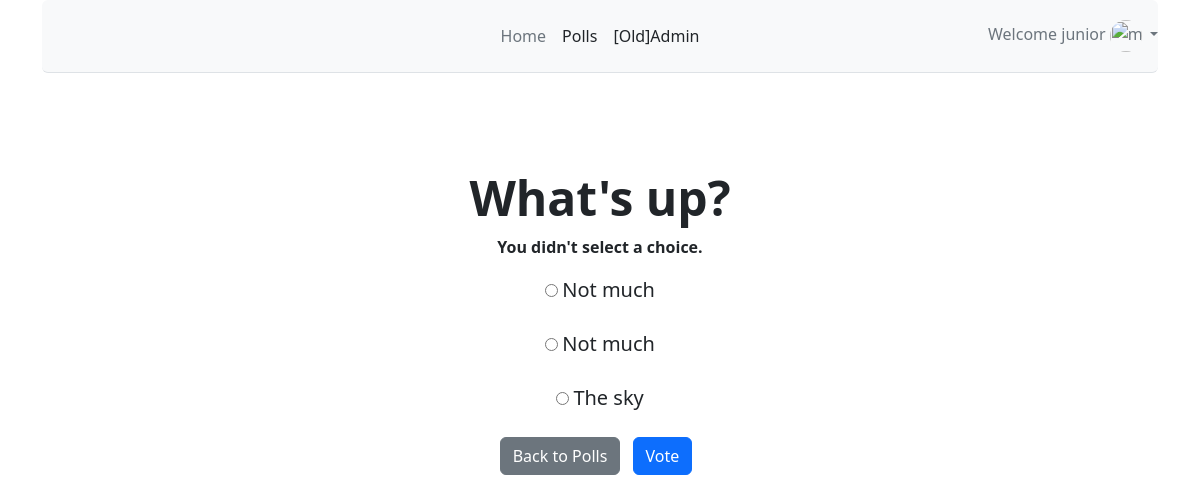
/polls/1/vote/ (signed in), run on the app's committed database.
### polls/models.py (models this page shows, shortened)
class Question(models.Model):
    question_text = models.CharField(max_length=200)
    pub_date = models.DateTimeField('date published')

class Choice(models.Model):
    question = models.ForeignKey(Question, on_delete=models.CASCADE)
    choice_text = models.CharField(max_length=200)
    votes = models.IntegerField(default=0)

### polls/views.py (the view)
# urls.py: path('<int:question_id>/vote/', views.vote, name='vote'),
def vote(request, question_id):
    question = get_object_or_404(Question, pk=question_id)
    try:
        selected_choice = question.choice_set.get(pk=request.POST['choice'])
    except (KeyError, Choice.DoesNotExist):
        return render(request, 'polls/detail.html', {
            'question': question,
            'error_message': "You didn't select a choice.",
        })
    else:
        selected_choice.votes += 1
        selected_choice.save()
        return HttpResponseRedirect(reverse('polls:results', args=(question.id,)))

### templates/polls/detail.html (shortened to what this page needs)
{% extends 'base.html' %}
{% block content %}
    <div class="px-4 py-5 my-5 text-center">
    <h1 class="display-5 fw-bold">{{ question.question_text }}</h1>
    <div class="col-lg-6 mx-auto">
    <form action="{% url 'polls:vote' question.id %}" method="post">
<fieldset>
    {% if error_message %}<p><strong>{{ error_message }}</strong></p>{% endif %}
    {% for choice in question.choice_set.all %}
        <input type="radio" name="choice" id="choice{{ forloop.counter }}" value="{{ choice.id }}" class="lead mb-4">
        <label for="choice{{ forloop.counter }}" class="lead mb-4">{{ choice.choice_text }}</label><br>
    {% endfor %}
</fieldset>
        <a href="/polls" class="btn btn-secondary me-2">Back to Polls</a>
        <input type="submit" value="Vote" class="btn btn-primary me-2">
</form>
    </div>
    </div>
{% endblock %}

### templates/base.html (shortened to what this page needs)
<html lang="en"><head>
    <link href="https://cdn.jsdelivr.net/npm/bootstrap@5.2.2/dist/css/bootstrap.min.css" rel="stylesheet">
  </head>
  <body>
<main>
  <div class="container">
    <header class="d-flex flex-wrap align-items-center justify-content-center justify-content-md-between py-3 mb-4 border-bottom bg-light rounded">
      <a href="/" class="d-flex align-items-center col-md-3 mb-2 mb-md-0 text-dark text-decoration-none">
        <svg class="bi me-2" width="40" height="32" role="img" aria-label="Bootstrap"><use xlink:href="#bootstrap"></use></svg>
      </a>
      <ul class="nav col-12 col-md-auto mb-2 justify-content-center mb-md-0">
            <li><a href="/" class="nav-link px-2 link-secondary">Home</a></li>
            {% if user.is_authenticated %}
              <li><a href="/polls" class="nav-link px-2 link-dark">Polls</a></li>
              <li><a href="/admin" class="nav-link px-2 link-dark">[Old]Admin</a></li>
          {% else %}
            <li><a role="link" aria-disabled="true" class="nav-link px-2 link-dark">Polls</a></li>
          {% endif %}
      </ul>
      <div class="col-md-3 text-end">
          {% if user.is_authenticated %}
              <div class="dropdown text-end">
                <a href="#" class="d-block link-dark text-decoration-none dropdown-toggle text-muted" data-bs-toggle="dropdown" aria-expanded="false">
                  Welcome {{ user.username }}
                  <img src="https://github.com/mdo.png" alt="mdo" width="32" height="32" class="rounded-circle">
                </a>
              </div>
          {% else %}
              <a href="{% url 'login' %}" class="btn btn-outline-primary me-2">Log In</a>
              <a href="/accounts/signup/" class="btn btn-primary me-2">Sign-up</a>
          {% endif %}
      </div>
    </header>
  </div>
     {% block content %}
    {% endblock %}
</main>
</body></html>

### data on the page
Question: question_text "What's up?"
Choice: choice_text "Not much"
Choice: choice_text "Not much"
Choice: choice_text "The sky"

### other printed values
{{ user.username }} "junior"
{{ error_message }} "You didn't select a choice."
